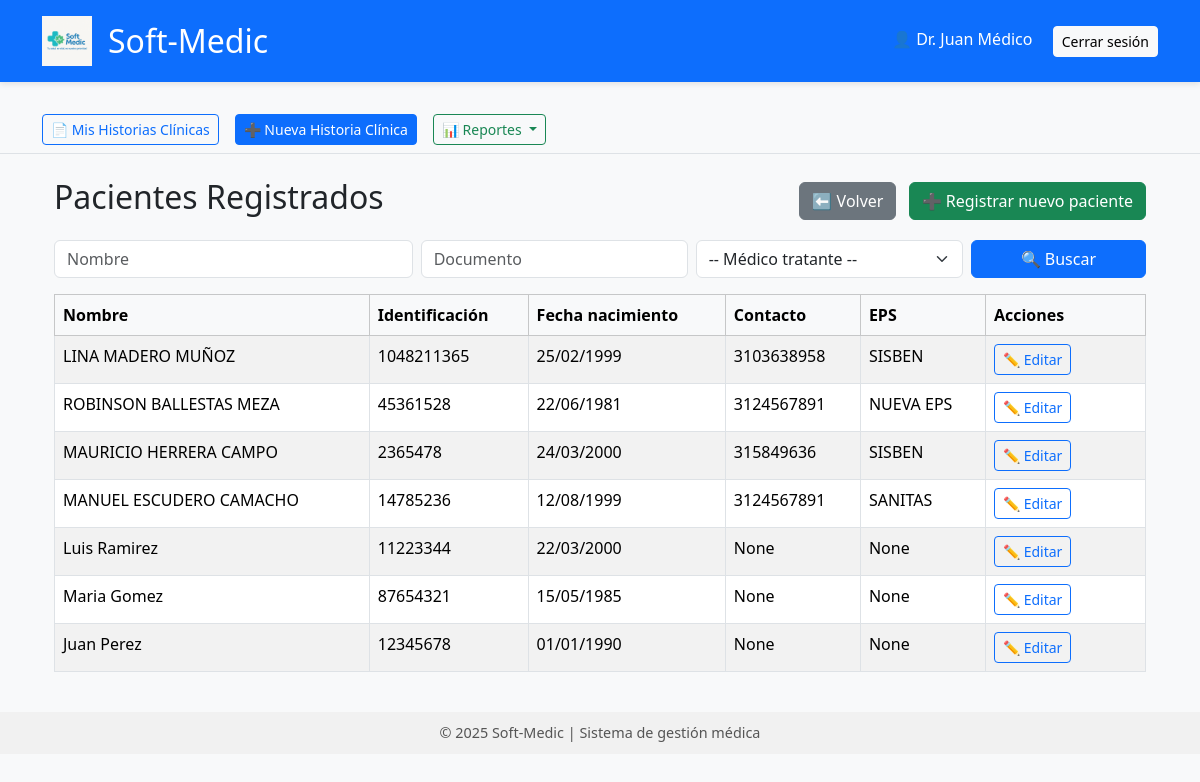
Page /pacientes/ (signed in) on the committed database.
### users/models.py (models this page shows, shortened)
class CustomUser(AbstractBaseUser, PermissionsMixin):
    ROLES = [
        ('ADMIN', 'Administrador'),
        ('MEDICO', 'Médico'),
        ('RECEPCIONISTA', 'Recepcionista'),
        ('PACIENTE', 'Paciente'),
    ]
    nombre = models.CharField(max_length=150, verbose_name='Nombre completo')
    correo = models.EmailField(unique=True, verbose_name='Correo electrónico')
    rol = models.CharField(max_length=20, choices=ROLES, default='RECEPCIONISTA', verbose_name='Rol')
    is_active = models.BooleanField(default=True)
    is_staff = models.BooleanField(default=False)
    date_joined = models.DateTimeField(default=timezone.now)
    first_name = models.CharField(max_length=150, blank=True, null=True)
    last_name = models.CharField(max_length=150, blank=True, null=True)
    USERNAME_FIELD = 'correo'
    REQUIRED_FIELDS = ['nombre']
    objects = CustomUserManager()
    class Meta:
        verbose_name = 'Usuario'
        verbose_name_plural = 'Usuarios'
        ordering = ['nombre']

### pacientes/models.py (models this page shows, shortened)
class Paciente(models.Model):
    nombre_completo = models.CharField(max_length=150, verbose_name="Nombre completo")
    identificacion = models.CharField(max_length=20, unique=True, verbose_name="Identificación")
    fecha_nacimiento = models.DateField(verbose_name="Fecha de nacimiento")
    contacto = models.CharField(max_length=100, blank=True, null=True, verbose_name="Contacto (teléfono o email)")
    eps = models.ForeignKey(EPS, on_delete=models.SET_NULL, null=True, blank=True, verbose_name="EPS / Aseguradora de salud")
    created_at = models.DateTimeField(auto_now_add=True, verbose_name="Creado en")
    updated_at = models.DateTimeField(auto_now=True, verbose_name="Actualizado en")
    class Meta:
        db_table = "paciente"
        ordering = ["nombre_completo"]
        verbose_name = "Paciente"
        verbose_name_plural = "Pacientes"

class EPS(models.Model):
    nombre = models.CharField(max_length=100, unique=True, verbose_name="EPS / Aseguradora")
    codigo = models.CharField(max_length=10, unique=True, verbose_name="Código EPS")
    contacto = models.EmailField(max_length=100, blank=True, null=True, verbose_name="Correo de contacto")
    created_at = models.DateTimeField(auto_now_add=True, verbose_name="Creado en")
    updated_at = models.DateTimeField(auto_now=True, verbose_name="Actualizado en")
    class Meta:
        db_table = "eps"
        ordering = ["nombre"]
        verbose_name = "EPS"
        verbose_name_plural = "EPS / Aseguradoras"
    def __str__(self):
        return self.nombre

### pacientes/views.py (the view)
# urls.py: path("", views.listar_pacientes, name="listar_pacientes"),
@login_required
@user_passes_test(es_personal_autorizado)
def listar_pacientes(request):
    pacientes = Paciente.objects.all().order_by("-created_at")
    return render(request, "pacientes/listar_pacientes.html", {"pacientes": pacientes})

### pacientes/views.py (called while the page is built)
def es_personal_autorizado(user):
    return getattr(user, 'rol', None) in ['ADMIN', 'MEDICO', 'RECEPCIONISTA']

### pacientes/templates/pacientes/listar_pacientes.html (shortened to what this page needs)
{% extends "base.html" %}
{% block content %}
<section class="container mt-4">
    <div class="d-flex justify-content-between align-items-center mb-3">
        <h2>Pacientes Registrados</h2>
        <div>
            {% if user.rol == 'RECEPCIONISTA' %}
                <a href="{% url 'users:recepcionista_dashboard' %}" class="btn btn-secondary me-2">
                    ⬅ Volver
                </a>
            {% elif user.rol == 'MEDICO' %}
                <a href="{% url 'users:medico_dashboard' %}" class="btn btn-secondary me-2">
                    ⬅ Volver
                </a>
            {% elif user.rol == 'ADMIN' %}
                <a href="{% url 'users:admin_dashboard' %}" class="btn btn-secondary me-2">
                    ⬅ Volver
                </a>
            {% endif %}
            <a href="{% url 'pacientes:registrar_paciente' %}" class="btn btn-success">
                ➕ Registrar nuevo paciente
            </a>
        </div>
    </div>
    <form method="get" action="{% url 'pacientes:buscar_pacientes' %}" class="row g-2 mb-3">
        <div class="col-md-4">
            <input type="text" name="nombre" placeholder="Nombre" class="form-control" value="{{ nombre|default:'' }}">
        </div>
        <div class="col-md-3">
            <input type="text" name="documento" placeholder="Documento" class="form-control" value="{{ documento|default:'' }}">
        </div>
        <div class="col-md-3">
            <select name="medico" class="form-select">
                <option value="">-- Médico tratante --</option>
            </select>
        </div>
        <div class="col-md-2">
            <button type="submit" class="btn btn-primary w-100">🔍 Buscar</button>
        </div>
    </form>
    <table class="table table-striped table-bordered">
        <thead class="table-light">
            <tr>
                <th>Nombre</th>
                <th>Identificación</th>
                <th>Fecha nacimiento</th>
                <th>Contacto</th>
                <th>EPS</th>
                <th style="width: 160px;">Acciones</th>
            </tr>
        </thead>
        <tbody>
            {% for paciente in pacientes %}
            <tr>
                <td>{{ paciente.nombre_completo }}</td>
                <td>{{ paciente.identificacion }}</td>
                <td>{{ paciente.fecha_nacimiento|date:"d/m/Y" }}</td>
                <td>{{ paciente.contacto }}</td>
                <td>{{ paciente.eps }}</td>
                <td>
                    <a href="{% url 'pacientes:editar_paciente' paciente.id %}"
                       class="btn btn-sm btn-outline-primary">
                        ✏ Editar
                    </a>
                </td>
            </tr>
            {% empty %}
            <tr>
                <td colspan="6" class="text-center">
                    No hay pacientes registrados.
                </td>
            </tr>
            {% endfor %}
        </tbody>
    </table>
</section>
{% endblock %}

### softmedic/templates/base.html (shortened to what this page needs)
{% load static %}
<!DOCTYPE html>
<html lang="es">
<head>
    <link href="https://cdn.jsdelivr.net/npm/bootstrap@5.3.3/dist/css/bootstrap.min.css" rel="stylesheet">
</head>
<body>
<header class="bg-primary text-white py-3 mb-4">
    <div class="container d-flex justify-content-between align-items-center">
        <div class="d-flex align-items-center">
            <img src="{% static 'img/logo_softmedic.png' %}" alt="Logo Soft-Medic" class="logo me-3">
            <h2 class="m-0">Soft-Medic</h2>
        </div>
        <nav>
            {% if user.is_authenticated %}
                <span class="me-3">👤 {{ user.nombre }}</span>
                <a href="{% url 'users:logout' %}" class="btn btn-light btn-sm">Cerrar sesión</a>
            {% else %}
                <a href="{% url 'users:login' %}" class="text-white me-3 text-decoration-none">Iniciar sesión</a>
                <a href="{% url 'users:register' %}" class="text-white text-decoration-none">Registrarse</a>
            {% endif %}
        </nav>
    </div>
</header>
{% if user.is_authenticated %}
<nav class="bg-light border-bottom py-2">
    <div class="container d-flex gap-3 align-items-center">
        {% if user.rol == "MEDICO" %}
            <a href="{% url 'historias:listar_historias' %}" class="btn btn-outline-primary btn-sm">
                📄 Mis Historias Clínicas
            </a>
            <a href="{% url 'historias:crear_historia' %}" class="btn btn-primary btn-sm">
                ➕ Nueva Historia Clínica
            </a>
        {% endif %}
        {% if user.rol == "ADMIN" or user.rol == "MEDICO" %}
        <div class="dropdown">
            <button class="btn btn-outline-success btn-sm dropdown-toggle" data-bs-toggle="dropdown">
                📊 Reportes
            </button>
        </div>
        {% endif %}
    </div>
</nav>
{% endif %}
<main class="container my-4">
    {% block content %}{% endblock %}
</main>
<footer>
    © 2025 Soft-Medic | Sistema de gestión médica
</footer>
</body>
</html>

### softmedic/templates/base.html (style rules this page uses)
body { background-color: #f8f9fa; }
header { box-shadow: 0 2px 6px rgba(0,0,0,0.1); }
footer { background: #f1f1f1; padding: 10px 0; text-align: center; margin-top: 40px; font-size: 0.9rem; color: #555; }
.logo { height: 50px; }

### rows in the picture
CustomUser: nombre "Dr. Juan Médico"
Paciente: nombre_completo "LINA MADERO MUÑOZ", identificacion "1048211365", fecha_nacimiento "25/02/1999", contacto "3103638958", eps "SISBEN"
Paciente: nombre_completo "ROBINSON BALLESTAS MEZA", identificacion "45361528", fecha_nacimiento "22/06/1981", contacto "3124567891", eps "NUEVA EPS"
Paciente: nombre_completo "MAURICIO HERRERA CAMPO", identificacion "2365478", fecha_nacimiento "24/03/2000", contacto "315849636", eps "SISBEN"
Paciente: nombre_completo "MANUEL ESCUDERO CAMACHO", identificacion "14785236", fecha_nacimiento "12/08/1999", contacto "3124567891", eps "SANITAS"
Paciente: nombre_completo "Luis Ramirez", identificacion "11223344", fecha_nacimiento "22/03/2000", contacto "None", eps "None"
Paciente: nombre_completo "Maria Gomez", identificacion "87654321", fecha_nacimiento "15/05/1985", contacto "None", eps "None"
Paciente: nombre_completo "Juan Perez", identificacion "12345678", fecha_nacimiento "01/01/1990", contacto "None", eps "None"
